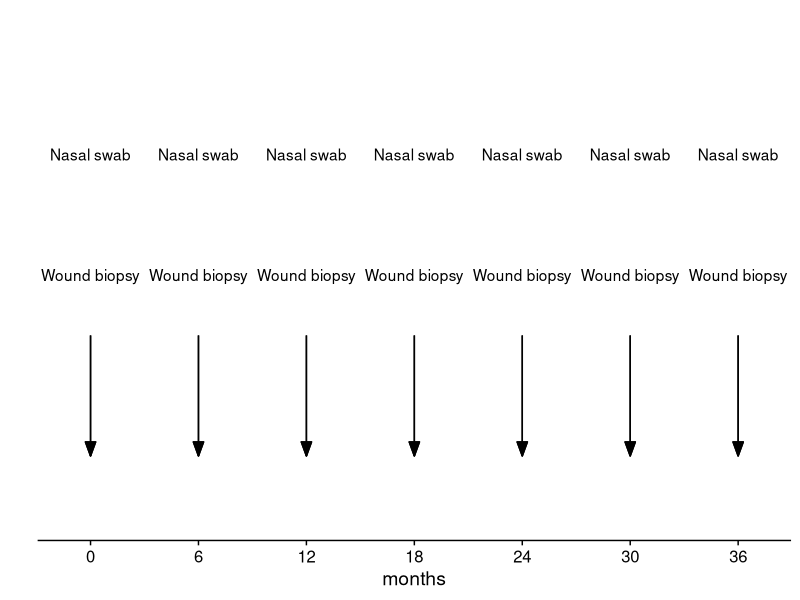
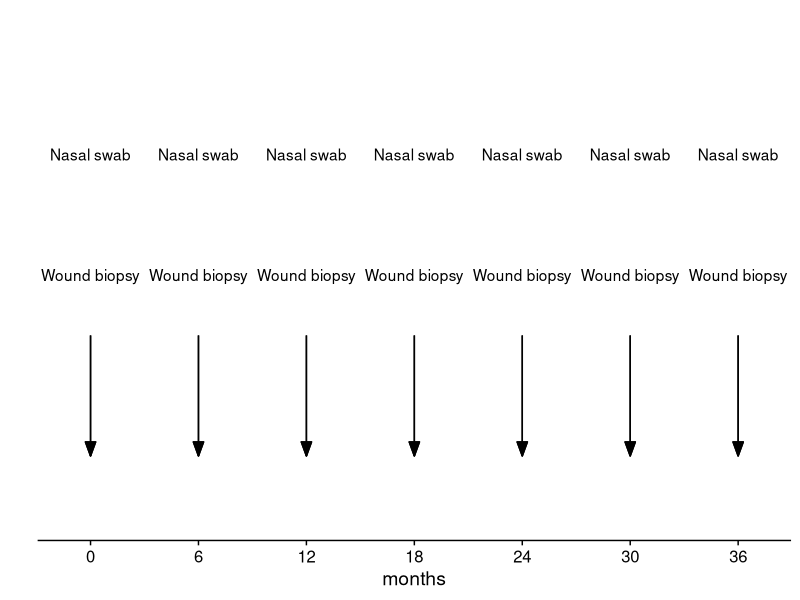

These charts were generated, in order, by the following R code:
# Script to generate a timeline for within-host research projects

# Library
library(tidyverse)
library(magrittr)

# Generate a table
time <- seq(0,36,6)
label <- c(
  `1.5` = "Nasal swab",
  `1` = "Wound biopsy"
)
timeline_dat <- tibble(
  time = rep(time,2),
  # label = "Nasal swab\nInguinal swab\nWound biopsy"
  label = rep(label, 7),
  y = as.numeric(names(label))
) 

# Plot
p <- timeline_dat %>%
  ggplot(
    mapping = aes(
      x = time,
      y = y,
      label = label
    )
  ) +
  geom_text() +
  geom_segment(
    mapping = aes(x = time, xend = time, y = .75, yend = .25),
    arrow = arrow(angle = 20, type = "closed", length = unit(0.15, "inches"))
  ) +
  scale_x_continuous(breaks = time) +
  scale_y_continuous(limits = c(0,2)) +
  coord_cartesian(xlim = c(-1, 37)) +
  labs(x = "months", y = "") +
  cowplot::theme_cowplot() +
  theme(axis.line.y = element_blank(),
        axis.text.y = element_blank(),
        axis.ticks.y = element_blank())
p
# save to disk
file <- "figures/timeline.pdf"
pdf(file, width = 7, height = 3, useDingbats = F)
p
dev.off()
